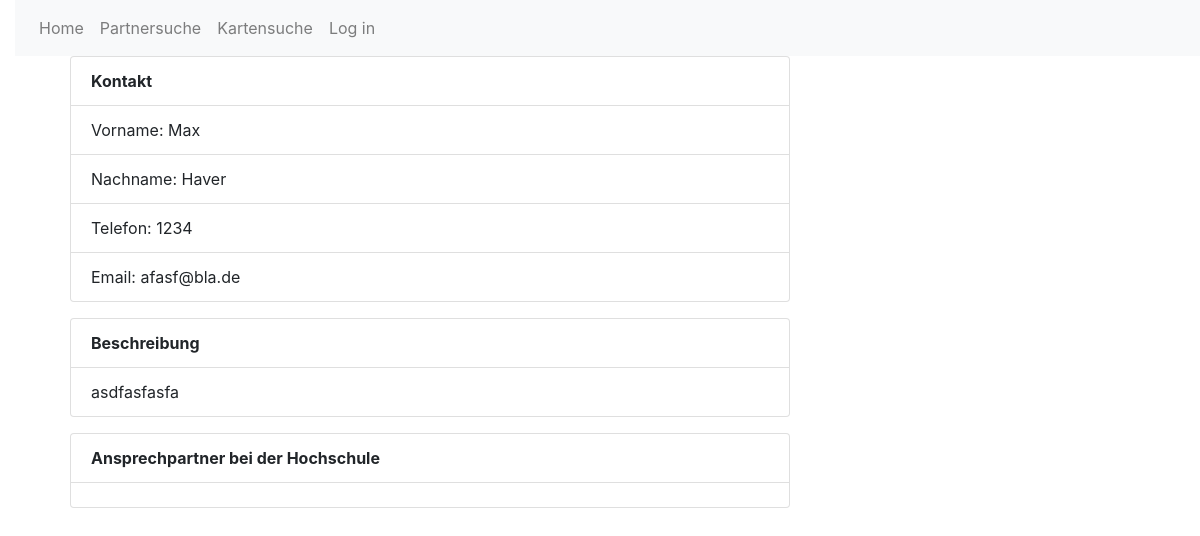
The app's page /firmen/kontakt_detail/11, older data.
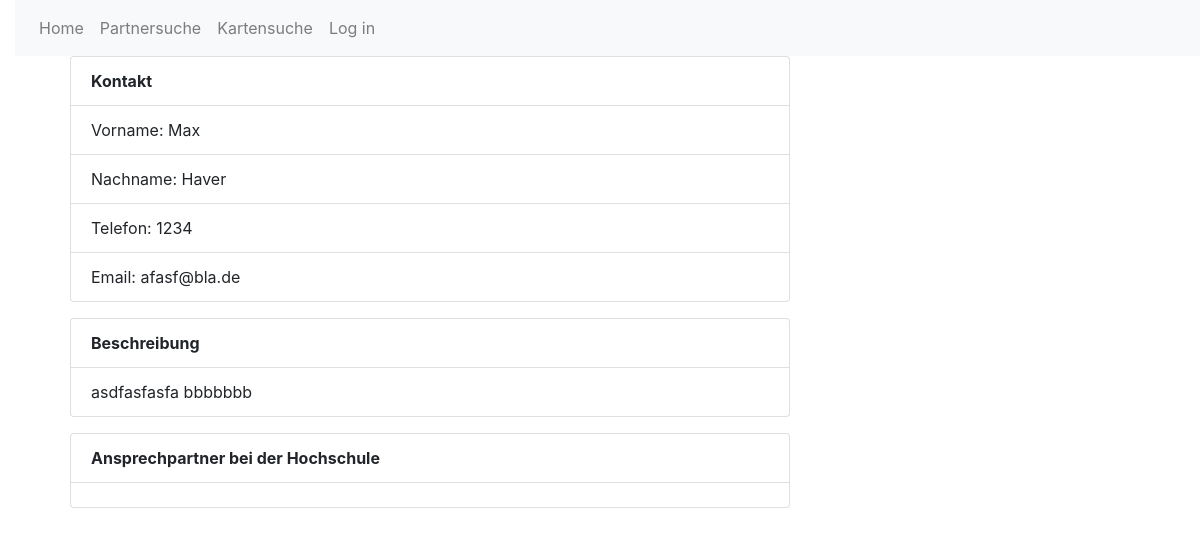
The same page, newer data.
### crm/models.py (models this page shows, shortened)
class KontaktFirma(models.Model):
    vorname = models.CharField(max_length=50, blank=False) #max_length = required
    nachname = models.CharField(max_length=50, blank=False)
    email = models.EmailField(null=True)
    telefon = models.CharField(max_length=30, blank=True, null=True)
    telefon2 = models.CharField(max_length=30, blank=True, null=True)
    freie_beschreibung = models.TextField(null=True, blank=True)
    firma = models.ForeignKey(Firma,on_delete=models.SET_NULL, null=True, blank=False)
    hsbo_mitarbeiter = models.ManyToManyField(settings.AUTH_USER_MODEL, blank=False)
    class Meta:
        verbose_name_plural = "Kontakt Firmen"

### crm/views.py (the view)
# urls.py: path('firmen/kontakt_detail/<int:pk>', views.kontakt_detail, name='kontakt_detail'),
def kontakt_detail(request, pk):
    kontakt = get_object_or_404(KontaktFirma, pk=pk)
    return render(request, 'bopartner/kontakt_detail.html', {'kontakt':kontakt})

### crm/templates/bopartner/kontakt_detail.html (shortened to what this page needs)
{% extends 'bopartner/base.html' %}
{% block content %}
<div class="post">
    <div>
        <ul>
            <li class="list-group-item"><b>Kontakt</b></li>
            <li class="list-group-item">Vorname: {{ kontakt.vorname }}</li>
            <li class="list-group-item">Nachname: {{ kontakt.nachname }}</li>
            {% if kontakt.telefon %}
            <li class="list-group-item">Telefon: {{ kontakt.telefon }}</li>
            {% endif %}
            <li class="list-group-item">Email: {{kontakt.email}}</li>
        </ul>
    </div>
    <div>
        <ul>
            <li class="list-group-item"><b>Beschreibung</b></li>
            <li class="list-group-item">{{ kontakt.freie_beschreibung }}</li>
        </ul>
    </div>
    <div>
        <ul>
            <li class="list-group-item"><b>Ansprechpartner bei der Hochschule</b></li>
            <li class="list-group-item"></li>
        </ul>
    </div>
</div>
{% endblock %}

Row changes from the older to the newer data that the page shows:
changed KontaktFirma "Max": freie_beschreibung "asdfasfasfa" → "asdfasfasfa bbbbbbb"
